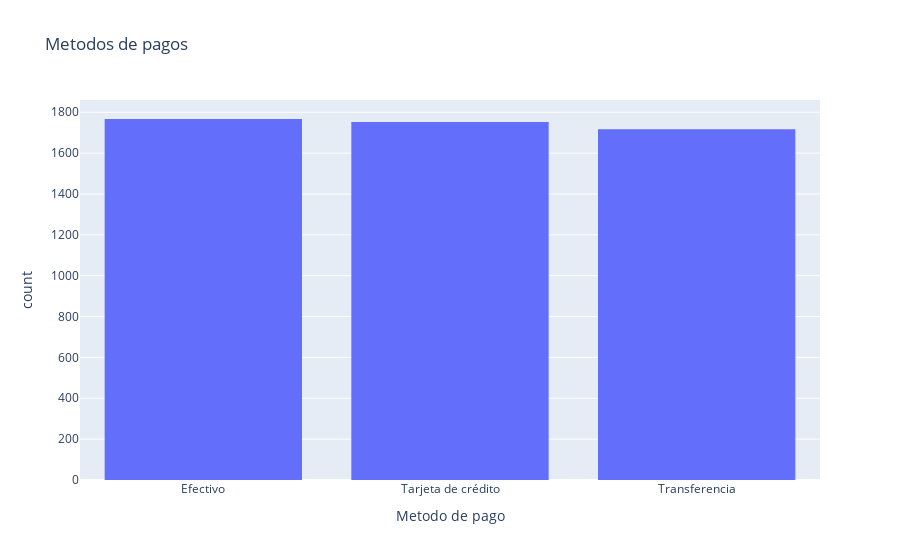

Write notebook code for a chart like this one.
### Markdown cell above
---------------

### Code cell
fig = px.histogram(df, x="Metodo de pago", hover_data=df.columns, title="Metodos de pagos")
fig.show()

### Figure 1 — Plotly figure (JSON) as saved in the notebook; plotly's stock layout.template omitted (floating-point values rounded to 4 significant figures; data arrays with more than 128 entries replaced by an {"elided": "..."} marker saying what was removed)
{"data": [{"alignmentgroup": "True", "bingroup": "x", "hovertemplate": "Metodo de pago=%{x}<br>count=%{y}<extra></extra>", "legendgroup": "", "marker": {"color": "#636efa", "pattern": {"shape": ""}}, "name": "", "offsetgroup": "", "orientation": "v", "showlegend": false, "type": "histogram", "x": {"elided": "5236 str values"}, "xaxis": "x", "yaxis": "y"}], "layout": {"barmode": "relative", "legend": {"tracegroupgap": 0}, "title": {"text": "Metodos de pagos"}, "xaxis": {"anchor": "y", "domain": [0, 1], "title": {"text": "Metodo de pago"}}, "yaxis": {"anchor": "x", "domain": [0, 1], "title": {"text": "count"}}}}
